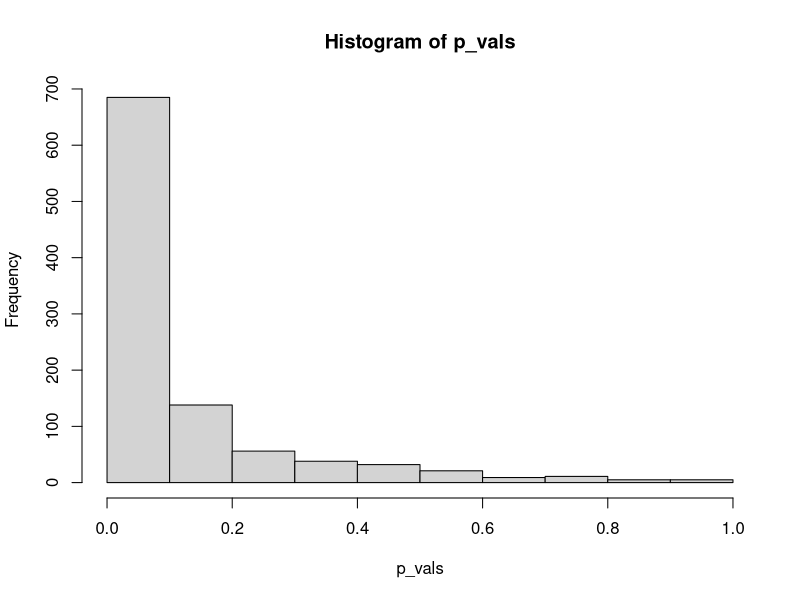

This figure's R source: (Note: a time limit stopped this script after it produced the figure.)


require(tidyverse)
theme_set(theme_light())

mpg = 10
delta = 0.5
sigma = 0.5
N = 10

# Code that prints the p-value of a single simulation:
y1 <- rnorm(n=N, mpg, sigma)
y2 <- rnorm(n=N, mpg+delta, sigma)
t.test(y1, y2) %>%
	broom::tidy() %>%
	pull(p.value)

# Put into replicate to replicate across 1000 simulations
p_vals <- replicate(1000, {
	y1 <- rnorm(n=N, mpg, sigma)
	y2 <- rnorm(n=N, mpg+delta, sigma)
	t.test(y1, y2) %>%
		broom::tidy() %>%
		pull(p.value)
})
hist(p_vals)

# Calculate proportion of p-values:
sum(p_vals < 0.05) / length(p_vals) # 0.989 or 98.9% significant!


# Put into for-loop to get the final power for each sample size:
power <- c() # initialize an output vector of powers
for(N in 2:100) {
	
	# Put into replicate to replicate across 1000 simulations
	p_vals <- replicate(1000, {
		y1 <- rnorm(n=N, mpg, sigma)
		y2 <- rnorm(n=N, mpg+delta, sigma)
		t.test(y1, y2) %>%
			broom::tidy() %>%
			pull(p.value)
	})
	
	# Calculate proportion of p-values:
	power <- c(power, sum(p_vals < 0.05) / length(p_vals))
	
}

# Plot it!
sims <- cbind(N = seq(2:100), power) %>% as.data.frame()

# Get minimum N required to 
min_N <- sims %>%
	filter(power >= 0.8) %>%
	pull(N) %>%
	min()

p1 <- sims %>%
	ggplot(aes(x = N, y = power)) +
	geom_line() +
	geom_hline(yintercept = 0.8, color = "red", linetype = "dashed")

p1 + 
	annotate(geom = "text", label = paste("power = 0.8"), hjust = 1,
			 x = max(N), y = 0.85, color = "red") +
	annotate(geom = "segment", 
			 x = min_N, xend = min_N, y = 0, yend = 0.8,
			 color = "red", linetype = "dashed") +
	annotate(geom = "text", label = paste("n =",min_N), hjust = 0,
			 x = min_N+2, y = 0.05, color = "red")

	
